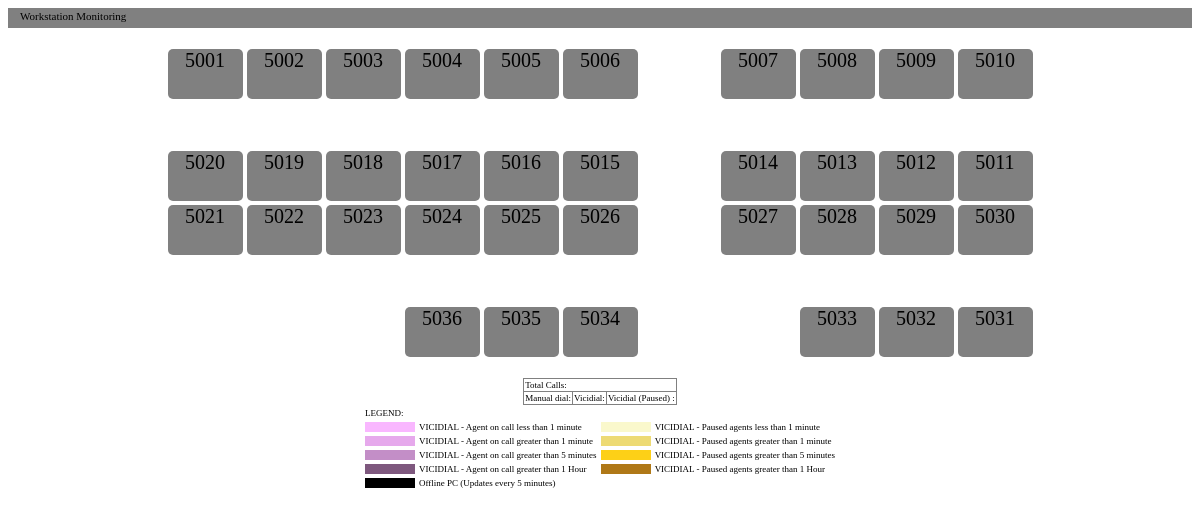
The page / on the database its author committed.
### tables this page shows
CREATE TABLE `layout_grid` (
  `layout_id` varchar(5) NOT NULL,
  `item_id` varchar(5) DEFAULT NULL,
  `row` varchar(3) DEFAULT NULL,
  `col` varchar(3) DEFAULT NULL
);

### index.php (called while the page is built, shortened)
<?php
include ("controller-php.php");
include ("view.php");
?>

### controller-php.php (called while the page is built, shortened)
<?php
include ("model.php");
$Monitoring = new class_monitoring();
$layout_id = ereg_replace("[^0-9]", "", $_GET['layout_id']);
if(strlen($layout_id)==0){$layout_id = "10001";}
?>

### model.php (the view, shortened to what this page needs)
<?php
class class_monitoring{
    function generate_floor($layout_id){
        $result = mysql_query("SELECT layout_name,num_rows,num_cols
           FROM layout_info
           WHERE layout_id = '$layout_id' AND active = '1';");
        if (mysql_num_rows($result) <=0 ){
            return false;
        } else {
            $row = mysql_fetch_row($result);
            $nrows       = $row[1];
            $ncols       = $row[2];
        }
        $floor_output = "";
        $floor_output.="<br /><table align='center'>";
        for ($r=1;$r<=$nrows;$r++){
            for ($c=1;$c<=$ncols;$c++){
                unset($phone_id);
                $div_id    = "";
                $div_class = "class='sip_blank'";
                $result_sip = mysql_query("
                    SELECT item_id FROM layout_grid AS a
                    INNER JOIN phones AS b
                    ON a.item_id = b.phone_id
                    WHERE layout_id = '$layout_id'
                    AND ROW='$r' AND col='$c'");
                if (mysql_num_rows($result_sip) > 0){
                    $row_sip = mysql_fetch_row($result_sip);
                    if(strlen($row_sip[0])>0){
                        $phone_id  = $row_sip[0];
                        $div_id    = "id=$phone_id";
                        $div_class = "class='sip'";
                    }
                }
              $floor_output.="<td>
                    <div $div_id $div_class>$phone_id</div>
                    <div id='detail_$phone_id' class='details'></div>
                    <input type='hidden' value='$r:$c' name='coordinates[]'>
                </td>";
            }
            $floor_output.="</tr>";
        }
       $floor_output.="</table>";
       return $floor_output;
    }
}
?>

### view.php (shortened to what this page needs)
<head>
</head>
<div id='header' class='header'>
    <span style='position:absolute;top:10px;left:20px;' id='header_text'>Workstation Monitoring</span>
</div>
<div id='floor_map'>
<?php echo $Monitoring->generate_floor($layout_id);  ?>
</div>
<table align='center' style='font-size:9px;font-family:verdana;' rules='all' border=1>
<tr><td colspan=3>Total Calls: <span id='total_calls'></span></td></tr>
<tr><td>Manual dial: <span id='total_calls_manual'></td><td>Vicidial: <span id='total_calls_vicidial'></td><td>Vicidial (Paused) : <span id='total_calls_paused'></td></tr>
</table>
<table align='center' style='font-size:9px;font-family:verdana;'>
    <tr><td>LEGEND:</td></tr>
    <tr>
        <td><div style='width:50px;height:10px;background:#F9B7FF;'></div></td><td>VICIDIAL - Agent on call less than 1 minute</td>
        <td><div style='width:50px;height:10px;background:#FAF8CC;'></div></td><td>VICIDIAL - Paused agents less than 1 minute</td>
    </tr>
    <tr>
        <td><div style='width:50px;height:10px;background:#E6A9EC;'></div></td><td>VICIDIAL - Agent on call greater than 1 minute</td>
        <td><div style='width:50px;height:10px;background:#EDDA74;'></div></td><td>VICIDIAL - Paused agents greater than 1 minute</td>
    </tr>
    <tr>
        <td><div style='width:50px;height:10px;background:#C38EC7;'></div></td><td>VICIDIAL - Agent on call greater than 5 minutes</td>
        <td><div style='width:50px;height:10px;background:#FDD017;'></div></td><td>VICIDIAL - Paused agents greater than 5 minutes</td>
    </tr>
    <tr>
        <td><div style='width:50px;height:10px;background:#7E587E;'></div></td><td>VICIDIAL - Agent on call greater than 1 Hour</td>
        <td><div style='width:50px;height:10px;background:#AF7817;'></div></td><td>VICIDIAL - Paused agents greater than 1 Hour</td>
    </tr>
    <tr>
        <td><div style='width:50px;height:10px;background:black;'></div></td><td>Offline PC (Updates every 5 minutes)</td>
    </tr>
</table>

### css/layout.css (style rules this page uses)
.header { width:100%; height:20px; background:gray; text-align: right; }
span { font-family:verdana; font-size:11; }
.sip { position:relative; z-index:50; text-align:center; height:50px; width:75px; background:gray; color:black; font-size:20px; font-family:verdana; border-radius: 5px; }
.sip_blank { position:relative; z-index:50; text-align:center; height:20px; width:75px; background:white; color:white; font-size:20px; font-family:verdana; }

### rows shown on the page
layout_grid: item "5001"
layout_grid: item "5002"
layout_grid: item "5003"
layout_grid: item "5004"
layout_grid: item "5005"
layout_grid: item "5006"
layout_grid: item "5007"
layout_grid: item "5008"
layout_grid: item "5009"
layout_grid: item "5010"
layout_grid: item "5020"
layout_grid: item "5019"
layout_grid: item "5018"
layout_grid: item "5017"
layout_grid: item "5016"
layout_grid: item "5015"
layout_grid: item "5014"
layout_grid: item "5013"
layout_grid: item "5012"
layout_grid: item "5011"
layout_grid: item "5021"
layout_grid: item "5022"
layout_grid: item "5023"
layout_grid: item "5024"
layout_grid: item "5025"
layout_grid: item "5026"
layout_grid: item "5027"
layout_grid: item "5028"
layout_grid: item "5029"
layout_grid: item "5030"
layout_grid: item "5036"
layout_grid: item "5035"
layout_grid: item "5034"
layout_grid: item "5033"
layout_grid: item "5032"
layout_grid: item "5031"
